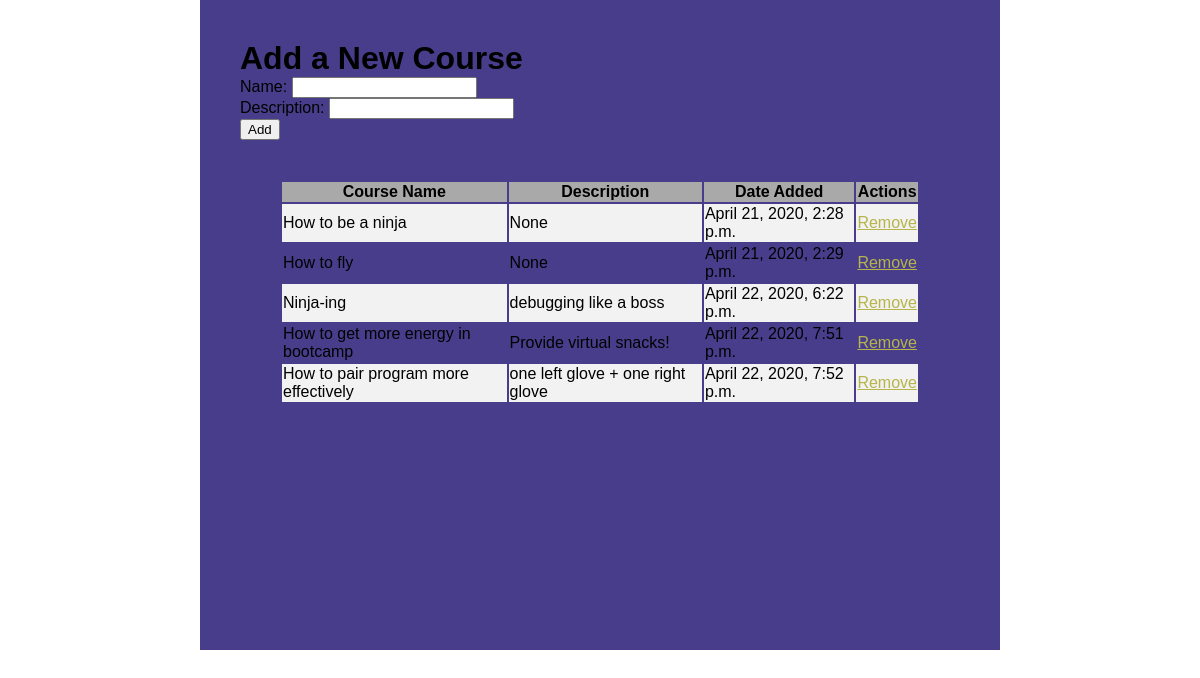
The page / on the database its author committed.
### course_desc121_app/models.py (models this page shows)
class Course(models.Model):
    name = models.CharField(max_length=255)
    description = models.TextField(null=True)
    created_at = models.DateTimeField(auto_now_add=True)
    updated_at = models.DateTimeField(auto_now=True)
    objects = CourseManager()

### course_desc121_app/views.py (the view)
# urls.py: path('', views.index),
def index(request):
    print(request)
    context = {
        'courses': Course.objects.all()
    }
    return render (request, 'index.html', context)

### course_desc121_app/templates/index.html (shortened to what this page needs)
<!DOCTYPE html>
<html lang="en">
<head>
    {% load static %}
    <link rel="stylesheet" href="{% static 'style.css' %}">
</head>
<body>
    <div id=wrapper>
        <div id="add">
        <h1>Add a New Course</h1>
        <div id="form">
            <form action="/add_course" method="POST">
                Name: <input type="text" name="name" required><br>
                Description: <input type="textarea" name="desc" required><br>
                <input type="submit" value="Add">
            </form>
        </div>
                <div id="table">
                <table>
                    <tr>
                        <th>Course Name</th>
                        <th>Description</th>
                        <th>Date Added</th>
                        <th>Actions</th>
                    </tr>
                    {% for course in courses %}
                    <tr>
                        <td>{{ course.name }}</td>
                        <td>{{ course.description }}</td>
                        <td>{{ course.created_at }}</td>
                        <td><a href="/d_course/{{course.id}}">Remove</a></td>
                    </tr>
                    {% endfor %}
                </table>
            </div>
        </div>
    </div>
</body>
</html>

### course_desc121_app/static/style.css (style rules this page uses)
* { font-family: sans-serif; margin: 0px auto; }
#wrapper { width: 800px; height: 650px; background-color: darkslateblue; }
#form { border-width: 5px; border-color: silver; }
#add { padding: 40px; }
a { color: rgb(182, 180, 74); }
#table { border-width: 10px; border-color: black; padding: 40px; }
th { font-weight: bold; background-color: darkgrey; }
tr:nth-child(even) { background-color: #f2f2f2; }

### rows shown on the page
Course: name "How to be a ninja", description "None", created_at "April 21, 2020, 2:28 p.m."
Course: name "How to fly", description "None", created_at "April 21, 2020, 2:29 p.m."
Course: name "Ninja-ing", description "debugging like a boss", created_at "April 22, 2020, 6:22 p.m."
Course: name "How to get more energy in bootcamp", description "Provide virtual snacks!", created_at "April 22, 2020, 7:51 p.m."
Course: name "How to pair program more effectively", description "one left glove + one right glove", created_at "April 22, 2020, 7:52 p.m."
